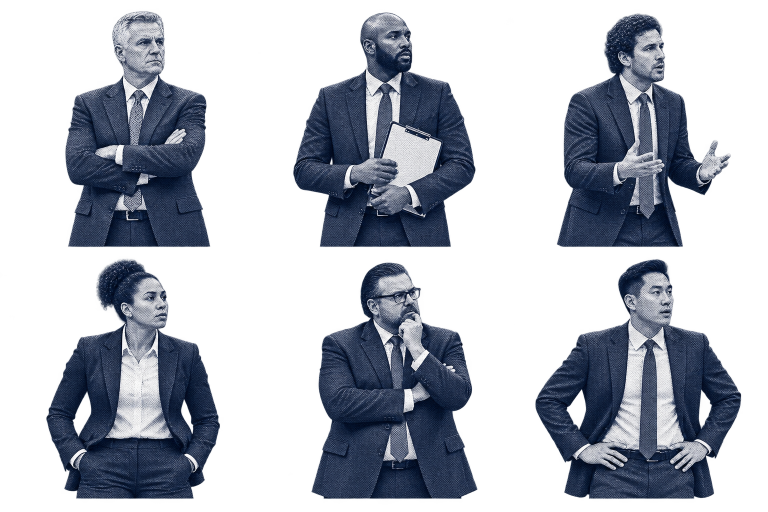
#> input picture src/nba_gm_data/gui/assets/header-art/sources/coach-portraits-sheet.png, 1536 x 1024 px (shown at 1/2 size)
$ python build_coach_portraits.py
#> lines starting #> are read from the running program, lines starting #| are printed output that depends on the picture
"""Split and recolor the original fictional coach-portrait sheet."""
from pathlib import Path
import json

import numpy as np
from PIL import Image


ROOT = Path(__file__).resolve().parents[1]
SOURCE = ROOT / "src/nba_gm_data/gui/assets/header-art/sources/coach-portraits-sheet.png"
OUTPUT = ROOT / "src/nba_gm_data/gui/assets/game-art/coaches"
SIZE = 512
COACHES = [f"coach-{index:02d}" for index in range(1, 7)]
SURFACES = {
    "silver": ((28, 41, 50), (218, 228, 234)),
    "ink": ((218, 228, 234), (28, 41, 50)),
}


def recolor(image: Image.Image, shadow: tuple[int, ...], highlight: tuple[int, ...]) -> Image.Image:
    rgba = np.asarray(image.convert("RGBA")).copy()
    alpha = rgba[:, :, 3]
    alpha[alpha < 14] = 0
    luminance = np.asarray(image.convert("L"), dtype=np.float32) / 255.0
    tones = np.clip((luminance - 0.06) / 0.9, 0, 1)[:, :, None]
    dark = np.asarray(shadow, dtype=np.float32)
    light = np.asarray(highlight, dtype=np.float32)
    rgb = dark + (light - dark) * tones
    rgba[:, :, :3] = np.uint8(np.round(rgb))
    rgba[:, :, 3] = alpha
    return Image.fromarray(rgba)


def main() -> None:
    sheet = Image.open(SOURCE).convert("RGBA")
#> sheet is the input picture: PIL image 1536x1024 RGBA; mean R, G, B, A 45, 54.1, 71.8, 102.6
    if sheet.width % 3 or sheet.height % 2:
        raise ValueError(f"Portrait sheet must divide evenly into 3x2 cells: {sheet.size}")
    cell_width, cell_height = sheet.width // 3, sheet.height // 2
#> cell_width = 512; cell_height = 512
    OUTPUT.mkdir(parents=True, exist_ok=True)
    manifest = []
    for index, coach_id in enumerate(COACHES):
        column, row = index % 3, index // 3
        cell = sheet.crop((column * cell_width, row * cell_height, (column + 1) * cell_width, (row + 1) * cell_height))
        alpha = cell.getchannel("A").point(lambda value: 0 if value < 14 else value)
        bounds = alpha.getbbox()
        if not bounds:
            raise ValueError(f"No portrait found in sprite cell {index + 1}")
        figure = cell.crop(bounds)
        fit = min((SIZE - 28) / figure.width, (SIZE - 36) / figure.height)
        figure = figure.resize((round(figure.width * fit), round(figure.height * fit)), Image.Resampling.LANCZOS)
        normalized = Image.new("RGBA", (SIZE, SIZE))
        normalized.alpha_composite(figure, ((SIZE - figure.width) // 2, SIZE - figure.height - 14))
        for surface, (shadow, highlight) in SURFACES.items():
            recolor(normalized, shadow, highlight).save(OUTPUT / f"{coach_id}-{surface}.webp", lossless=True)
        manifest.append({"id": coach_id, "source_cell": index + 1, "size": [SIZE, SIZE]})
#> this loop made 6 passes
#> bounds on passes 1 to 6: (130, 22, 421, 495), (74, 24, 439, 495), (89, 26, 438, 495), (92, 5, 440, 486), (110, 13, 443, 486), (46, 6, 459, 486)
#> pass 1, in main, `cell = sheet.crop((column * cell_width, row * cell_height, (column + 1..`:
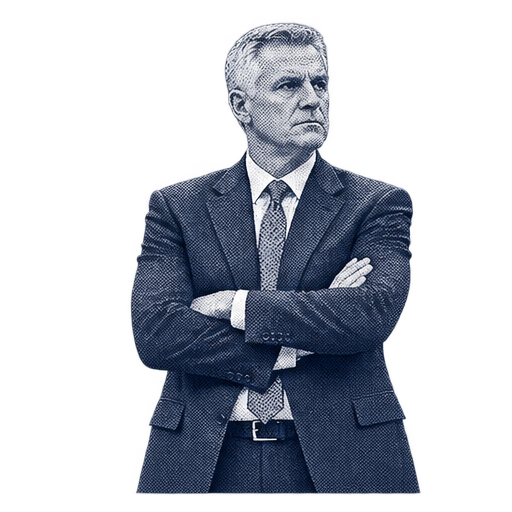
#> cell: PIL image 512x512 RGBA; mean R, G, B, A 48.2, 56, 71.6, 92.4; transparent parts drawn white
#> pass 1, in main, `alpha = cell.getchannel("A").point(lambda value: 0 if value < 14 else ..`:
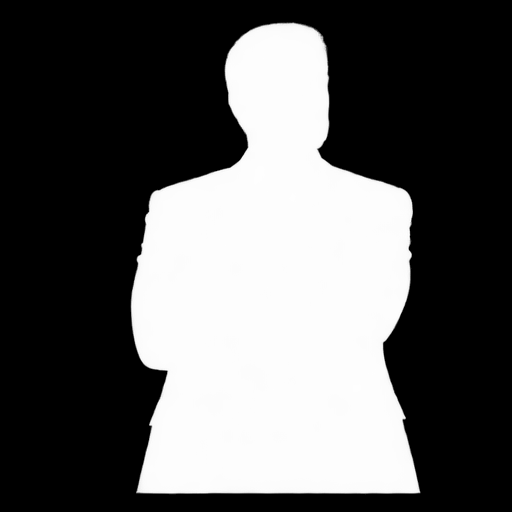
#> alpha: PIL image 512x512 L; min 0, max 254, mean 92.3
#> pass 1, in main, `figure = cell.crop(bounds)`:
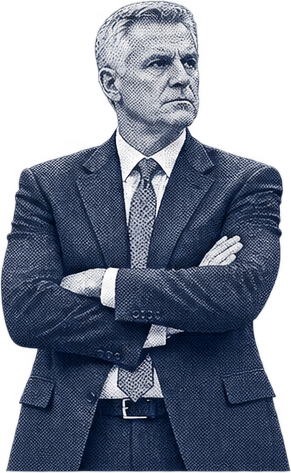
#> figure: PIL image 291x473 RGBA; mean R, G, B, A 68.4, 78.3, 98.4, 175.9; transparent parts drawn white
#> pass 1, in main, `figure = figure.resize((round(figure.width * fit), round(figure.height..`:
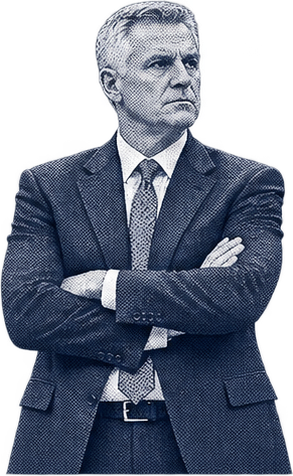
#> figure: PIL image 293x476 RGBA; mean R, G, B, A 48.9, 57.1, 73.6, 175.9; transparent parts drawn white
#> after the loop:
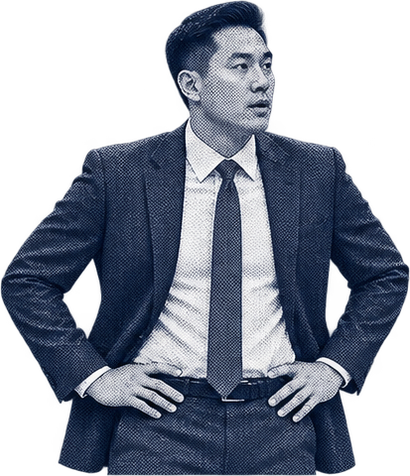
#> figure: PIL image 410x476 RGBA; mean R, G, B, A 46.7, 53.4, 66.9, 153.4; transparent parts drawn white
#> after the loop:
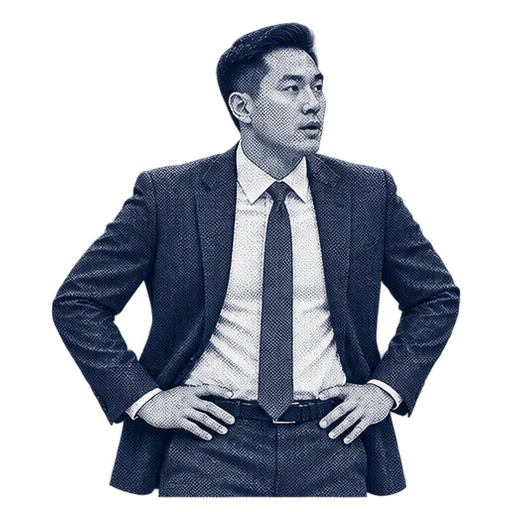
#> normalized: PIL image 512x512 RGBA; mean R, G, B, A 34.8, 39.8, 49.8, 114.2; transparent parts drawn white
#> after the loop, manifest = 6 items
    (OUTPUT / "manifest.json").write_text(json.dumps(manifest, indent=2) + "\n")


if __name__ == "__main__":
    main()
